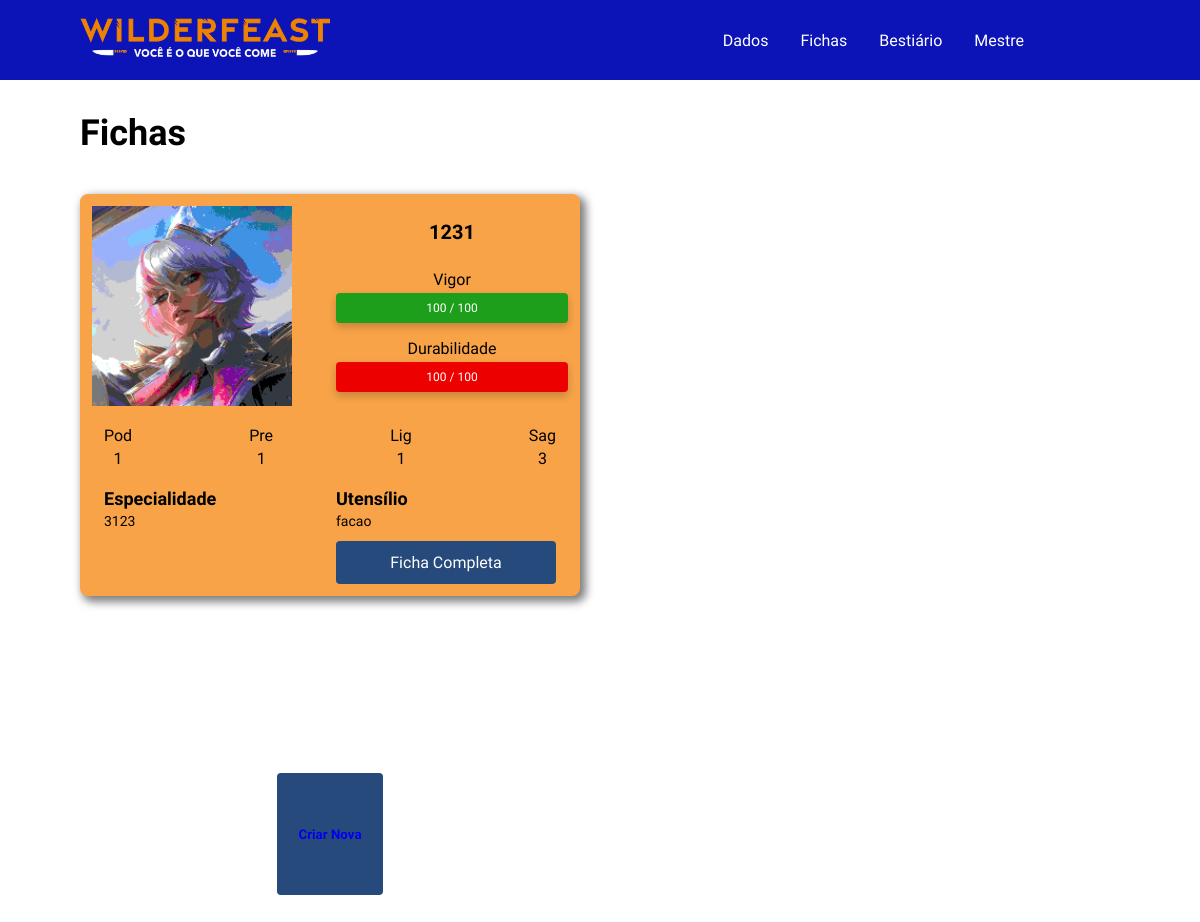
The app's page /fichas with its own data.
### database.py (models this page shows)
class Feral(db.Model):
    __tablename__ = "feral"
    id = db.Column(db.Integer, primary_key=True)
    nome = db.Column(db.String(100), nullable=False)
    titulo = db.Column(db.String(100), nullable=False)
    player = db.Column(db.String(100), nullable=False)
    imagem_url = db.Column(db.Text, nullable=False)
    criacao = db.Column(db.Text, nullable=False)
    iniciacao = db.Column(db.Text, nullable=False)
    ambicao = db.Column(db.Text, nullable=False)
    conexao = db.Column(db.Text, nullable=False)
    especialidade = db.Column(db.Text, nullable=False)
    condicoes = db.relationship("Condicao", secondary=feral_condicao, back_populates="ferais")
    utensilios = db.relationship("Utensilio", back_populates="feral", cascade="all, delete-orphan")
    estilo = db.relationship("FeralEstilo", uselist=False, back_populates="feral", cascade="all, delete-orphan")
    habilidade = db.relationship("FeralHabilidade", uselist=False, back_populates="feral", cascade="all, delete-orphan")
    tracos = db.relationship("Traco", back_populates="feral", cascade="all, delete-orphan")

class FeralEstilo(db.Model):
    __tablename__ = "feral_estilo"
    feral_id = db.Column(db.Integer, db.ForeignKey("feral.id", ondelete="CASCADE"), primary_key=True)
    ligeiro = db.Column(db.Integer, nullable=False)
    poderoso = db.Column(db.Integer, nullable=False)
    preciso = db.Column(db.Integer, nullable=False)
    sagaz = db.Column(db.Integer, nullable=False)
    feral = db.relationship("Feral", back_populates="estilo")

class Utensilio(db.Model):
    __tablename__ = "utensilio"
    id = db.Column(db.Integer, primary_key=True)
    feral_id = db.Column(db.Integer, db.ForeignKey("feral.id", ondelete="CASCADE"), nullable=False)
    nome = db.Column(db.String(50), nullable=False)
    alcance = db.Column(db.String(50), nullable=False)
    se_quebrado = db.Column(db.Text, nullable=False)
    durabilidade_atual = db.Column(db.Integer, nullable=False)
    durabilidade_maxima = db.Column(db.Integer, nullable=False)
    ataques = db.Column(db.Text)
    feral = db.relationship("Feral", back_populates="utensilios")

### app.py (the view)
@app.route('/fichas')
def fichas():
    ferais = Feral.query.all()
    return render_template('fichas.html', listagem=ferais)

### templates/fichas.html (shortened to what this page needs)
{% extends 'base.html' %}
{% block links %}
<link rel="stylesheet" href="{{ url_for('static', filename='css/fichas.css') }}">
{% endblock %}
{% block content %}
    <main>
        <section class="fichascontainer">
            <p class="title">Fichas</p>
            <section class="fichas">
                {% if listagem != [] %}
                    {% for listagem in listagem %}
                    <div class="ficha">
                        <div class="top">
                            <img src="{{ url_for('static', filename='uploads/' + listagem.imagem_url) }}" alt="Imagem do personagem" width="300">
                            <div class="direita">
                                <div class="nome">
                                    <p>{{listagem.nome}}</p>
                                </div>
                                <div class="status">
                                    <div class="stat">
                                        <p>Vigor</p>
                                        <div class="vigorbarra">
                                            <span>100 / 100</span>
                                        </div>
                                    </div>
                                    <div class="stat">
                                        <p>Durabilidade</p>
                                        <div class="durabarra">
                                            <span>100 / 100</span>
                                        </div>
                                    </div>
                                </div>
                            </div>
                        </div>
                        <div class="mid">
                            <div class="pontos">
                                <p>Pod</p>
                                <p>{{listagem.estilo.poderoso}}</p>
                            </div>
                            <div class="pontos">
                                <p>Pre</p>
                                <p>{{listagem.estilo.preciso}}</p>
                            </div>
                            <div class="pontos">
                                <p>Lig</p>
                                <p>{{listagem.estilo.ligeiro}}</p>
                            </div>
                            <div class="pontos">
                                <p>Sag</p>
                                <p>{{listagem.estilo.sagaz}}</p>
                            </div>
                        </div>
                        <div class="bottom">
                            <div class="especialidade">
                                <p>Especialidade</p>
                                <p>{{listagem.especialidade}}</p>
                            </div>
                            <div class="utensilio">
                                <p>Utensílio</p>
                                <p>{{listagem.utensilios[0].nome}}</p>
                                <a href="{{ url_for('personagem_detail') }}" class="fichabtn efeito">Ficha Completa</a>
                            </div>
                        </div>
                    </div>
                    {% endfor %}
                {% else %}
                    <h1>vaziu</h1>
                {% endif %}
                <div class="criarcontainer">
                    <button class="criar center">
                        <a href="{{ url_for('create_feral') }}">Criar Nova</a>
                    </button>
                </div>
            </section>
        </section>
    </main>
{% endblock %}

### static/css/main.css (style rules this page uses)
* { margin: 0; padding: 0; box-sizing: border-box; font-family: "Alexandria", sans-serif; transition: 0.2s ease; }
:root { --azul: rgba(12, 20, 184, 1); --amarelo: rgba(248, 163, 72, 1); --vermelho: rgba(237, 0, 0, 1); --verde: rgba(30, 159, 28, 1); --laranja: rgba(211, 127, 53, 1); --turquoise: rgba(10, 103, 159, 1); --azul2: rgba(38, 74, 124, 1); --ciano: rgba(43, 146, 177, 1); --azulescuro: rgba(23, 33, 78, 1); --marrom: rgba(105, 50, 44, 1); --vermelhoescuro: rgba(166, 41, 20, 1); --marrom2: rgba(55, 12, 16, 1); --cinza: rgba(0, 0, 0, 0.75); }
.center { display: flex; align-items: center; justify-content: center; }
body { min-height: 100dvh; }
main { padding: calc(2em + 80px) 5em; }
button { background-color: transparent; outline: none; border: none; width: 64px; font-weight: 600; }
a { text-decoration: none; }
.title { font-size: 2.25em; font-weight: 700; }
p { font-size: 1em; }
.efeito { position: relative; transition: 200ms ease; overflow: hidden; }
.efeito::after { content: ''; position: absolute; top: 0; left: 0; rotate: 45deg; width: 5px; height: 170%; translate: -40px -20px; transition: 200ms ease; background-image: linear-gradient(to right, rgba(255, 255, 255, 0.7), white, rgba(255, 255, 255, 0.7)); }

### static/css/fichas.css (style rules this page uses)
.title { font-size: 2.25em; font-weight: 700; }
.fichascontainer { display: flex; flex-direction: column; gap: 2.5em; flex-wrap: wrap; }
.fichas { display: flex; gap: 3em; flex-wrap: wrap; align-items: center; }
.ficha { background-color: var(--amarelo); padding: 12px; width: clamp(375px, 50%, 500px); border-radius: 8px; box-shadow: 4px 4px 8px 2px rgba(0, 0, 0, 0.5); }
.ficha img { width: 200px; height: 200px; }
.top, .bottom { display: grid; grid-template-columns: 1fr 1fr; gap: 12px; }
.direita { text-align: center; display: flex; flex-direction: column; gap: 12px; height: 100%; justify-content: space-evenly; }
.nome { font-weight: 600; text-align: center; font-size: 20px; }
.status { display: flex; flex-direction: column; gap: 16px; font-weight: 400; }
.stat { display: flex; flex-direction: column; gap: 4px; }
.vigorbarra, .durabarra { padding: 8px; color: white; font-weight: 300; font-size: 12px; border-radius: 4px; box-shadow: 0px 4px 8px rgba(0, 0, 0, 0.2); }
.vigorbarra { background-color: var(--verde); }
.durabarra { background-color: var(--vermelho); }
.mid { margin: 20px 0; display: flex; align-items: center; justify-content: space-between; }
.pontos { display: flex; flex-direction: column; align-items: center; gap: 4px; padding: 0 12px; }
.pontos p:nth-child(2) { font-weight: 300; }
.bottom { margin: 0 12px; }
.especialidade p:nth-child(1), .utensilio p:nth-child(1) { font-weight: 700; font-size: 18px; margin-bottom: 4px; }
.especialidade p:nth-child(2), .utensilio p:nth-child(2) { font-weight: 300; font-size: 14px; }
.utensilio { display: flex; flex-direction: column; }
.fichabtn { background-color: var(--azul2); width: 100%; display: flex; align-items: center; justify-content: center; color: white; margin-top: 12px; padding: 12px; border-radius: 4px; font-size: 1em; font-weight: 300; }
.criar { background-color: var(--azul2); color: white; padding: 4em; border-radius: 4px; white-space: nowrap; }
.criarcontainer { width: clamp(375px, 50%, 500px); height: 380px; display: flex; justify-content: center; align-items: center; }

### records on screen
Feral: imagem_url (picture), nome "1231", estilo.poderoso "1", estilo.preciso "1", estilo.ligeiro "1", estilo.sagaz "3", especialidade "3123", nome "facao"
